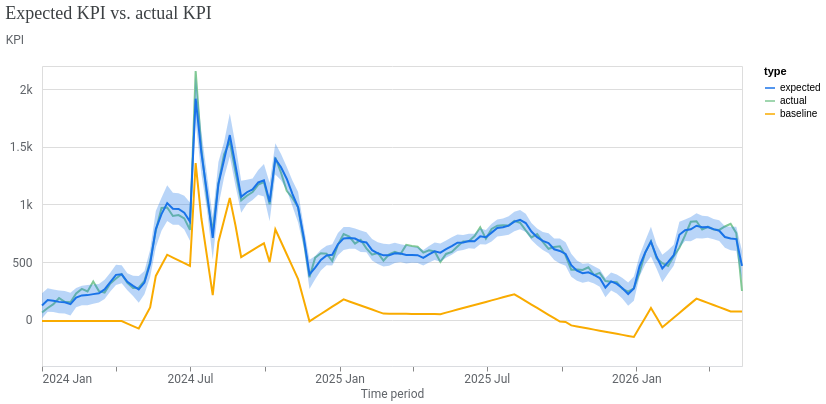

Source (notebook cell):
### Code cell
model_fit = visualizer.ModelFit(mmm)
model_fit.plot_model_fit()

### Figure 1 — Vega-Lite specification as saved in the notebook (floating-point values rounded to 4 significant figures; data arrays with more than 128 entries replaced by an {"elided": "..."} marker saying what was removed)
{"config": {"view": {"continuousWidth": 300, "continuousHeight": 300}, "axis": {"labelColor": "#5F6368", "labelFont": "Roboto", "labelFontSize": 12, "titleColor": "#5F6368", "titleFont": "Roboto", "titleFontSize": 12, "titleFontWeight": "normal"}}, "layer": [{"mark": {"type": "line"}, "encoding": {"color": {"field": "type", "scale": {"domain": ["expected", "actual", "baseline"], "range": ["#1A73E8", "#81C995", "#F9AB00"]}, "type": "nominal"}, "x": {"axis": {"domainColor": "#DADCE0", "format": "%Y %b", "grid": false, "tickCount": 8}, "field": "time", "title": "Time period", "type": "temporal"}, "y": {"axis": {"domain": false, "labelExpr": "replace(format(datum.value, '.3~s'), 'G', 'B')", "labelPadding": 10, "tickCount": 5, "ticks": false, "titleAlign": "left", "titleAngle": 0, "titleY": -20}, "field": "mean", "title": "KPI", "type": "quantitative"}}}, {"mark": {"type": "rule", "opacity": 0}, "encoding": {"opacity": {"condition": {"param": "param_1", "value": 0.3, "empty": false}, "value": 0}, "tooltip": [{"field": "time", "title": "Time period", "type": "temporal"}, {"field": "expected", "format": ",.0f", "title": "Expected", "type": "quantitative"}, {"field": "actual", "format": ",.0f", "title": "Actual", "type": "quantitative"}, {"field": "baseline", "format": ",.0f", "title": "Baseline", "type": "quantitative"}], "x": {"field": "time", "type": "temporal"}}, "name": "view_1", "transform": [{"pivot": "type", "value": "mean", "groupby": ["time"]}]}, {"mark": {"type": "circle", "filled": false, "size": 36}, "encoding": {"color": {"field": "type", "legend": null, "scale": {"domain": ["expected", "actual", "baseline"], "range": ["#1A73E8", "#81C995", "#F9AB00"]}, "type": "nominal"}, "opacity": {"condition": {"param": "param_1", "value": 1, "empty": false}, "value": 0}, "x": {"field": "time", "type": "temporal"}, "y": {"field": "mean", "type": "quantitative"}}}, {"mark": {"type": "area", "opacity": 0.3}, "encoding": {"color": {"field": "type", "legend": null, "scale": {"domain": ["expected"], "range": ["#1A73E8"]}, "type": "nominal"}, "x": {"field": "time", "type": "temporal"}, "y": {"field": "ci_hi", "type": "quantitative"}, "y2": {"field": "ci_lo"}}}], "data": {"name": "data-3acb1ef9f1c6882952be819224e760b7"}, "params": [{"name": "param_1", "select": {"type": "point", "clear": "pointerout", "fields": ["time"], "nearest": true, "on": "pointerover"}, "views": ["view_1"]}], "resolve": {"scale": {"color": "independent"}}, "title": {"text": "Expected KPI vs. actual KPI", "anchor": "start", "color": "#3C4043", "font": "Google Sans Display", "fontSize": 18, "fontWeight": "normal", "offset": 10}, "width": 700, "$schema": "https://vega.github.io/schema/vega-lite/v5.20.1.json", "datasets": {"data-3acb1ef9f1c6882952be819224e760b7": {"elided": "372 records"}}}
